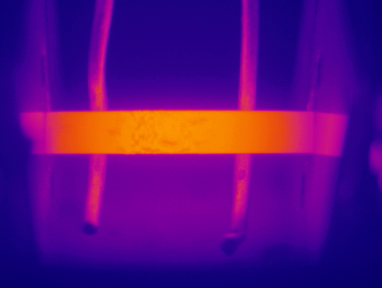
%> input picture ImagenForMatlab/Temperature.jpg, 382 x 288 px
$ octave sobelCode.m   (GNU Octave 9; MATLAB toolbox functions it lacks are replaced by stand-ins)
%> lines starting %> are read from the running program, lines starting %| are printed output that depends on the picture; in (x1, y1, x2, y2) boxes, pixels count from 0 and x2, y2 are one past the last pixel; in counts of white or black regions, pixels touching at a corner belong together; the program's own positions count from 1
clear all; clc; close all;

img = imread('Temperature.jpg');
%> img is the input picture: size 288x382x3 uint8; mean R, G, B 88.5, 11.7, 128
Image = double(img)./255;
imshow(Image); title('Original Image'); %Original Image

A = rgb2gray(Image);
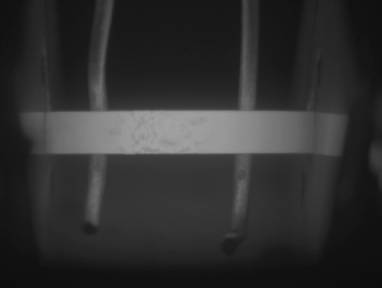
%> A: size 288x382 double; min 0.0501, max 0.644, mean 0.188
%figure(), imshow(A);title('Grayscale')
% output_imageA = im2bw(A,0.45);
% figure(),imshow(output_imageA); title('Seg') %% muestra la imagen de inter閟 (segmentaci髇)
BW1 = edge(A, 'Sobel');
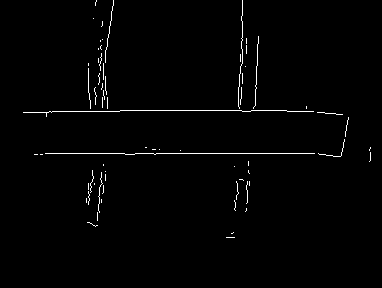
%> BW1: size 288x382 logical; 1.3% white in thin lines or dots, all inside (x1, y1, x2, y2) = (23, 0, 371, 238)
figure(), imshow(BW1); title('Function Sobel')

[m,n,p] = size(A); %calculate rows and columns of matrix A
%> m = 288; n = 382; p = 1
[m2,n2,p2] = size(A);
%> m2 = 288; n2 = 382; p2 = 1
d = ones(m,n);
b = zeros(m,n);  % create arrays with zeros and m rows and n columns
c = zeros(m2,n2)
T = graythresh(A)
%> T = 0.314
%   A = [35 40 41 45 50
%        40 40 42 46 52
%        42 46 50 55 55
%        48 52 56 58 60
%        56 60 65 70 75];

%   A = [3 0 1 2 7 4
%        1 5 8 9 3 1
%        2 7 2 5 1 3
%        0 1 3 1 7 8
%        4 2 1 6 2 8
%        2 4 5 2 3 9];

%    L = [111 222 163 230 224 217
%         225 32  110 215 187 88
%         41  92  184 97  161 16
%         194 233 127 202 29  194
%         166 141 164 172 237 99
%         72  66  204 8   225 139];

% ------------------------------------SOBEL-------------------------------------%
  Gx = [-1 0 1
        -2 0 2
        -1 0 1];

  Gy = [-1 -2 -1
         0  0  0
         1  2  1];

 %----------------------Calculate values for the x-axis--------------------------%

  for i = 2: m-1 % m = number of rows in Image A
      for j = 2: n-1 % n number of columns in Image A

          b(i,j) = Gx(1,1)*A(i-1,j-1) +Gx(1,2)*A(i-1,j) + Gx(1,3)*A(i-1,j+1)...
                 + Gx(2,1)*A(i,j-1)   +Gx(2,2)*A(i,j)   + Gx(2,3)*A(i,j+1)...
                 + Gx(3,1)*A(i+1,j-1) +Gx(3,2)*A(i+1,j) + Gx(3,3)*A(i+1,j+1);

      end
  end
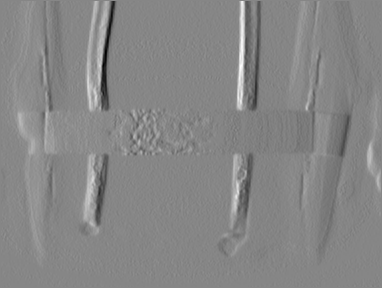
%> b: size 288x382 double; min -0.506, max 0.455, mean 0.000421; drawn with min black and max white

  %----------------------Calculate values for the y-axis--------------------------%
  for i = 2: m2-1
      for j = 2: n2-1

          c(i,j) = Gy(1,1)*A(i-1,j-1) +Gy(1,2)*A(i-1,j) + Gy(1,3)*A(i-1,j+1)...
                 + Gy(2,1)*A(i,j-1)   +Gy(2,2)*A(i,j)   + Gy(2,3)*A(i,j+1)...
                 + Gy(3,1)*A(i+1,j-1) +Gy(3,2)*A(i+1,j) + Gy(3,3)*A(i+1,j+1);

      end
  end
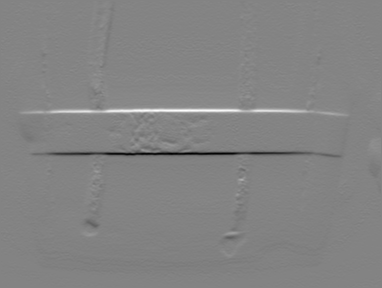
%> c: size 288x382 double; min -1.08, max 1.01, mean -0.00112; drawn with min black and max white

% [18 lines of commented-out code are left out]
  a3 = sqrt(b.^2+c.^2);
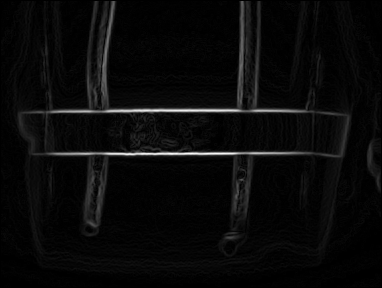
%> a3: size 288x382 double; min 0, max 1.08, mean 0.043; drawn with min black and max white
 % [10 lines of commented-out code are left out]
output_image = im2bw(a3,0.2);
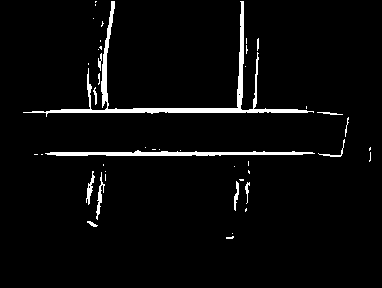
%> output_image: size 288x382 logical; 3.7% white; 44 white regions (31 under 20 px), largest, box (x1, y1, x2, y2) and area: (23, 1, 314, 117) 2296, (45, 150, 315, 156) 951, (96, 172, 105, 220) 132
output_imageX = im2bw(b);
%> output_imageX: size 288x382 logical; every value is 0
figure, imshow(output_image); title('Edge Detected Image');

$ run again, with ImagenForMatlab/CatMatlab.jpg copied over ImagenForMatlab/Temperature.jpg
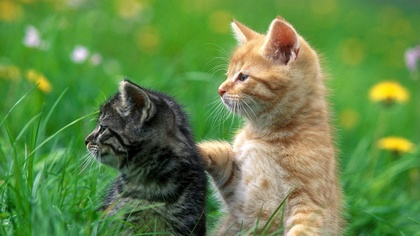
%> input picture ImagenForMatlab/CatMatlab.jpg, 420 x 236 px, shrunk from 1920 x 1080 before the run
%> img is the input picture: size 236x420x3 uint8; mean R, G, B 99.8, 135.5, 71.2
%> `BW1 = edge(A, 'Sobel');`:
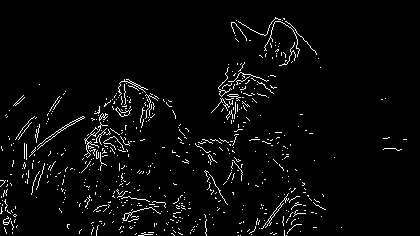
%> BW1: size 236x420 logical; 3.5% white in thin lines or dots, all inside (x1, y1, x2, y2) = (0, 17, 407, 236)
%> T = 0.498
%> output_image: size 236x420 logical; 38.8% white; 217 white regions (189 under 20 px), largest, box (x1, y1, x2, y2) and area: (1, 14, 390, 235) 33982, (367, 78, 412, 105) 676, (376, 134, 419, 173) 617
%> `output_imageX = im2bw(b);`:
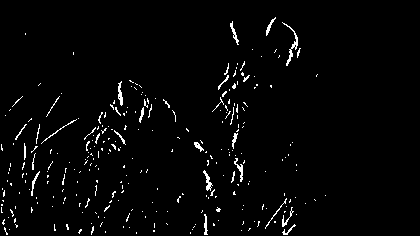
%> output_imageX: size 236x420 logical; 2.4% white in thin lines or dots, all inside (x1, y1, x2, y2) = (1, 17, 326, 235)

$ run again, with ImagenForMatlab/Paisaje.jpg copied over ImagenForMatlab/Temperature.jpg
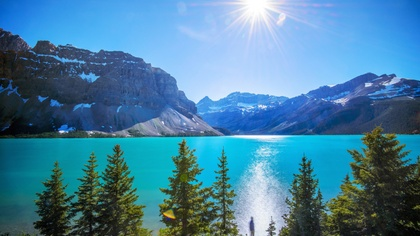
%> input picture ImagenForMatlab/Paisaje.jpg, 420 x 236 px, shrunk from 1920 x 1080 before the run
%> img is the input picture: size 236x420x3 uint8; mean R, G, B 72.6, 128, 158.5
%> `BW1 = edge(A, 'Sobel');`:
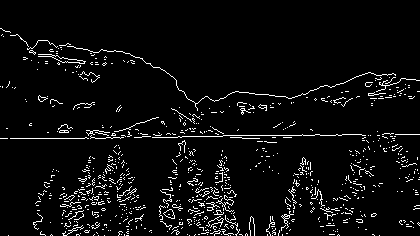
%> BW1: size 236x420 logical; 5% white in thin lines or dots, all inside (x1, y1, x2, y2) = (0, 28, 420, 236)
%> T = 0.455
%> output_image: size 236x420 logical; 30.7% white; 331 white regions (290 under 20 px), largest, box (x1, y1, x2, y2) and area: (1, 27, 419, 235) 21798, (32, 144, 155, 235) 5459, (1, 77, 30, 104) 212
%> `output_imageX = im2bw(b);`:
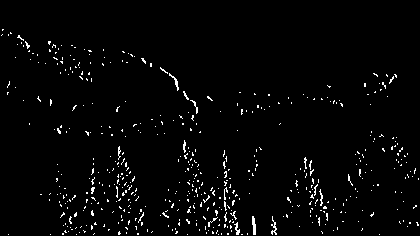
%> output_imageX: size 236x420 logical; 2.3% white in thin lines or dots, all inside (x1, y1, x2, y2) = (1, 29, 419, 235)
